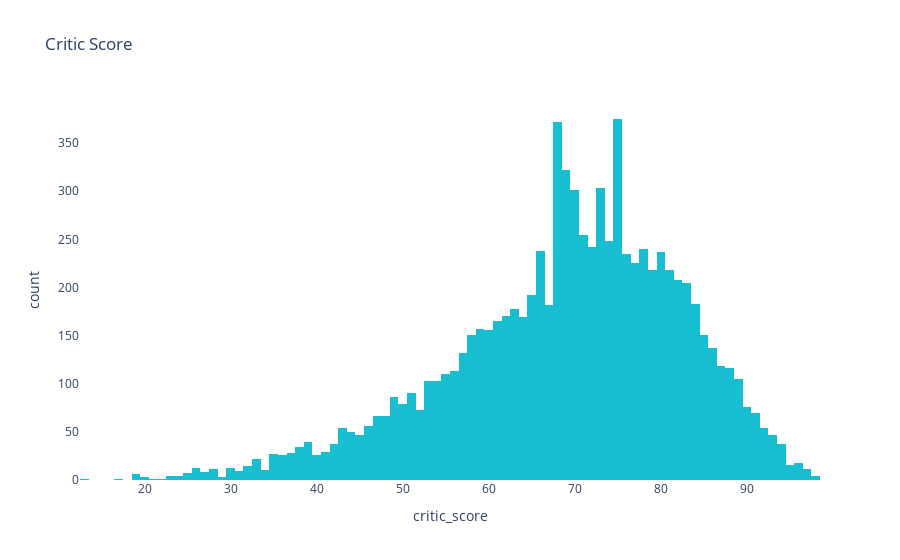

The notebook cell saved with this chart:
### Code cell
# Check distribution for critic_score
cs_hist = px.histogram(vg, x='critic_score', title='Critic Score',
                        color_discrete_sequence=[px.colors.qualitative.D3[9]])

cs_hist.update_layout({
    'plot_bgcolor':'rgba(0, 0, 0, 0)',
    'paper_bgcolor':'rgba(0, 0, 0, 0)'
})

cs_hist.show()

### Figure 1 — Plotly figure (JSON) as saved in the notebook; plotly's stock layout.template omitted (floating-point values rounded to 4 significant figures; data arrays with more than 128 entries replaced by an {"elided": "..."} marker saying what was removed)
{"data": [{"alignmentgroup": "True", "bingroup": "x", "hovertemplate": "critic_score=%{x}<br>count=%{y}<extra></extra>", "legendgroup": "", "marker": {"color": "#17BECF", "pattern": {"shape": ""}}, "name": "", "offsetgroup": "", "orientation": "v", "showlegend": false, "type": "histogram", "x": {"elided": "16713 int values"}, "xaxis": "x", "yaxis": "y"}], "layout": {"barmode": "relative", "legend": {"tracegroupgap": 0}, "paper_bgcolor": "rgba(0, 0, 0, 0)", "plot_bgcolor": "rgba(0, 0, 0, 0)", "title": {"text": "Critic Score"}, "xaxis": {"anchor": "y", "domain": [0, 1], "title": {"text": "critic_score"}}, "yaxis": {"anchor": "x", "domain": [0, 1], "title": {"text": "count"}}}}
